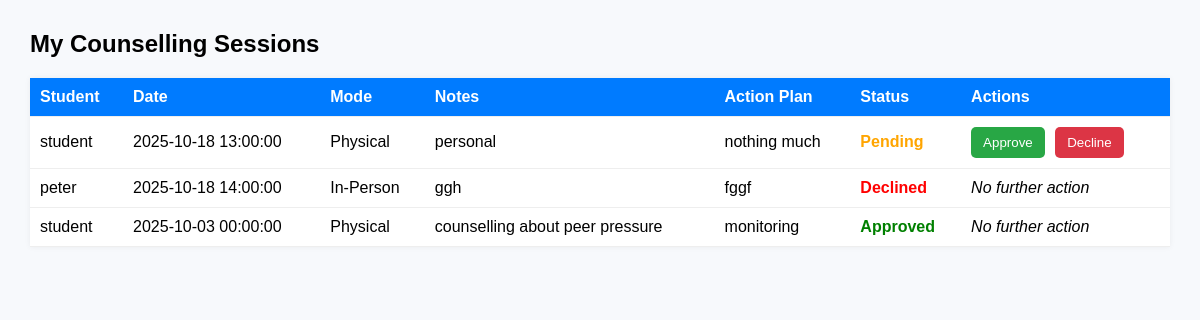
The page /counsellor_view_sessions.php (signed in) on the database as committed earlier.
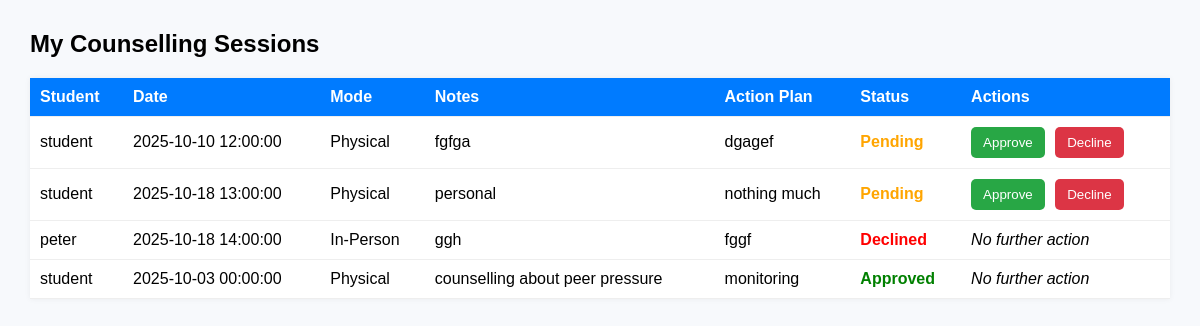
The same page on the database as committed later.
### tables this page shows
CREATE TABLE `sessions` (
  `id` int(10) UNSIGNED NOT NULL,
  `student_id` int(10) UNSIGNED NOT NULL,
  `counsellor_id` int(10) UNSIGNED NOT NULL,
  `session_date` datetime NOT NULL,
  `mode` varchar(50) DEFAULT NULL,
  `notes` text DEFAULT NULL,
  `action_plan` text DEFAULT NULL,
  `status` varchar(50) DEFAULT 'Pending',
  `created_at` datetime DEFAULT current_timestamp(),
  `updated_at` datetime DEFAULT current_timestamp() ON UPDATE current_timestamp()
);

CREATE TABLE `users` (
  `id` int(10) UNSIGNED NOT NULL,
  `reg_no` varchar(50) DEFAULT NULL,
  `name` varchar(150) NOT NULL,
  `email` varchar(150) NOT NULL,
  `profile_pic` varchar(255) DEFAULT NULL,
  `password_hash` varchar(255) NOT NULL,
  `role` varchar(20) NOT NULL DEFAULT 'student',
  `status` varchar(20) NOT NULL DEFAULT 'pending',
  `created_at` timestamp NOT NULL DEFAULT current_timestamp()
);

### counsellor_view_sessions.php (the view, shortened to what this page needs)
<?php
require 'db.php';
$counsellor_id = $_SESSION['user_id'];
$sessions = [];
try {
    $stmt = $pdo->prepare("
        SELECT s.*, u.name AS student_name, u.email AS student_email
        FROM sessions s
        JOIN users u ON s.student_id = u.id
        WHERE s.counsellor_id = ?
        ORDER BY s.created_at DESC
    ");
    $stmt->execute([$counsellor_id]);
    $sessions = $stmt->fetchAll(PDO::FETCH_ASSOC);
} catch (PDOException $e) {
    error_log("DB error (fetch sessions): " . $e->getMessage());
    $sessions = [];
    $_SESSION['msg'] = "Could not load sessions. Try again later.";
}
?>
<!DOCTYPE html>
<html lang="en">
<head>
</head>
<body>
    <h2>My Counselling Sessions</h2>
    <table>
        <thead>
            <tr>
                <th>Student</th>
                <th>Date</th>
                <th>Mode</th>
                <th>Notes</th>
                <th>Action Plan</th>
                <th>Status</th>
                <th>Actions</th>
            </tr>
        </thead>
        <tbody>
            <?php if (count($sessions) > 0): ?>
                <?php foreach ($sessions as $session):
                    $status = strtolower(trim($session['status'] ?? 'pending'));
                    $status_class = 'status-' . ($status === 'approved' ? 'approved' : ($status === 'declined' ? 'declined' : 'pending'));
                    ?>
                    <tr>
                        <td><?= htmlspecialchars($session['student_name'] ?? 'Unknown') ?></td>
                        <td><?= htmlspecialchars($session['session_date'] ?? '') ?></td>
                        <td><?= htmlspecialchars($session['mode'] ?? '') ?></td>
                        <td><?= nl2br(htmlspecialchars($session['notes'] ?? '')) ?></td>
                        <td><?= nl2br(htmlspecialchars($session['action_plan'] ?? '')) ?></td>
                        <td class="<?= $status_class ?>"><?= ucfirst($status) ?></td>
                        <td>
                            <?php if ($status === 'pending'): ?>
                                <form method="post" style="display:inline;">
                                    <button type="submit" class="action-btn approve-btn">Approve</button>
                                </form>
                                <form method="post" style="display:inline;">
                                    <button type="submit" class="action-btn decline-btn">Decline</button>
                                </form>
                            <?php else: ?>
                                <em>No further action</em>
                            <?php endif; ?>
                        </td>
                    </tr>
                <?php endforeach; ?>
            <?php else: ?>
                <tr><td colspan="7"><em>No sessions assigned to you yet.</em></td></tr>
            <?php endif; ?>
        </tbody>
    </table>
</body>
</html>

Rows that differ between the two databases and show on the page:
added sessions: student.name "student", session_date "2025-10-10 12:00:00", mode "Physical", notes "fgfga", action_plan "dgagef", status "Pending"
